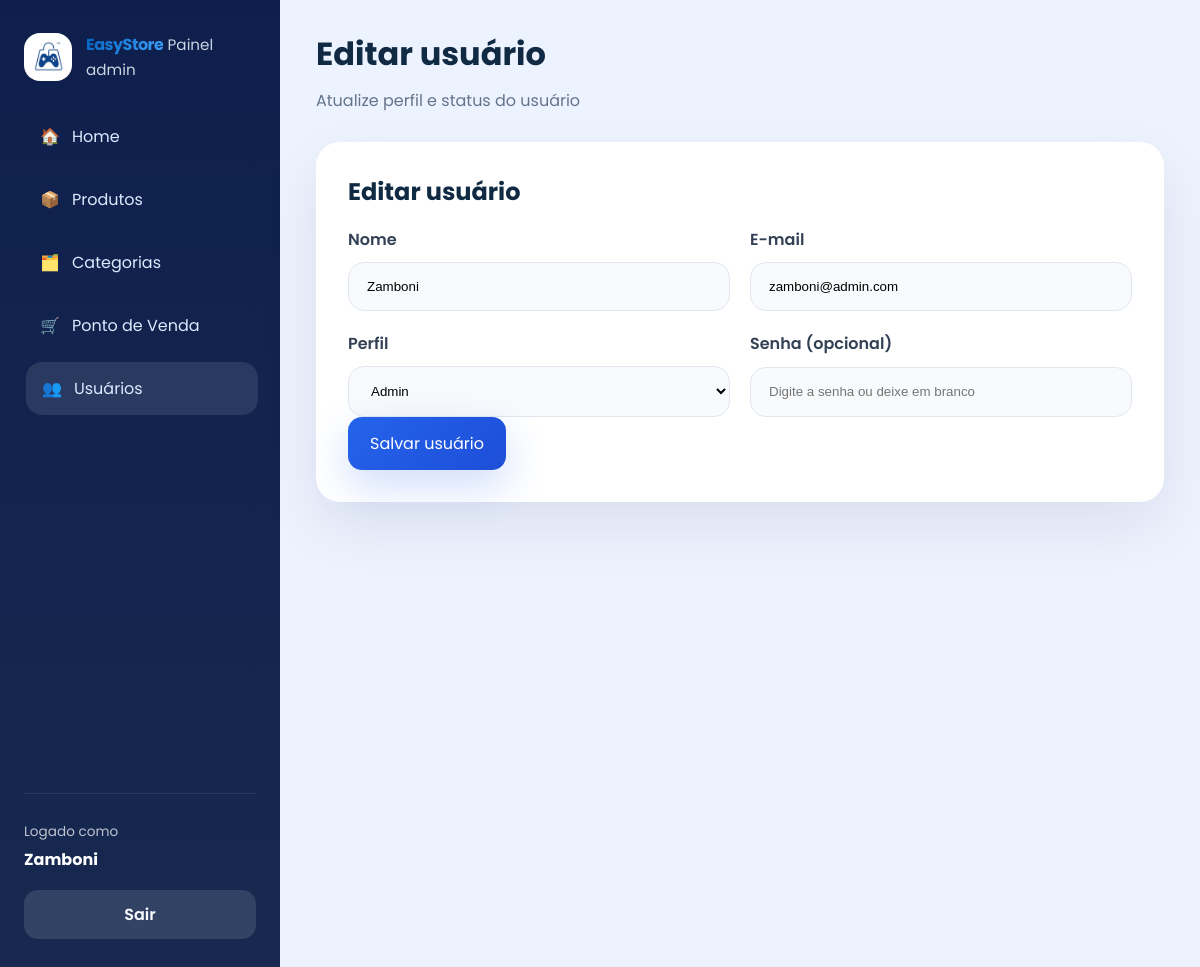
The page /usuarios/1/editar (signed in) on the database its author committed.
### app/models/usuario.py (models this page shows)
class Usuario(Base):
    __tablename__ = "usuarios"
    id = Column(Integer, primary_key=True, autoincrement=True)
    nome = Column(String(167), nullable=False)
    email = Column(String(167), unique=True, index=True, nullable=False)
    senha_hash = Column(String(255), nullable=False)
    role = Column(String(20), nullable=False, default="operador")
    ativo = Column(Boolean, default=True)
    criado_em = Column(DateTime, server_default=func.now())
    xp_total = Column(Integer, nullable=False, default=0)
    nivel = Column(Integer, nullable=False, default=1)
    moedas_resgate = Column(Integer, nullable=False, default=0)

### app/controllers/admin_controller.py (the view)
@router.get("/{usuario_id}/editar")
def tela_editar_usuario(usuario_id: int, request: Request, db: Session = Depends(get_db), admin = Depends(get_admin)):
    usuario = db.query(Usuario).filter(Usuario.id == usuario_id).first()
    return templates.TemplateResponse(
        request,
        "admin/usuarios_form.html",
        {
            "request": request,
            "usuario": admin,
            "usuario": usuario,
            "page_title": "Editar usuário",
            "page_subtitle": "Atualize perfil e status do usuário",
            "css_path": "css/admin.css",
            "active": "usuarios",
        }
    )

### app/templates/admin/usuarios_form.html (shortened to what this page needs)
{% extends "admin/base.html" %}
{% block content %}
<div class="form-card">
  <h2>{% if usuario %}Editar usuário{% else %}Novo usuário{% endif %}</h2>
  <form action="{% if usuario %}/usuarios/{{ usuario.id }}/editar{% else %}/usuarios/novo{% endif %}" method="post">
    <div class="form-grid">
      <div class="input-group">
        <label>Nome</label>
        <input type="text" name="nome" value="{{ usuario.nome if usuario else '' }}" required>
      </div>
      <div class="input-group">
        <label>E-mail</label>
        <input type="email" name="email" value="{{ usuario.email if usuario else '' }}" required>
      </div>
      <div class="input-group">
        <label>Perfil</label>
        <select name="role">
          <option value="admin" {% if usuario and usuario.role == 'admin' %}selected{% endif %}>Admin</option>
        </select>
      </div>
      <div class="input-group">
        <label>Senha {% if usuario %}(opcional){% endif %}</label>
        <input type="password" name="senha" placeholder="Digite a senha{% if usuario %} ou deixe em branco{% endif %}">
      </div>
    </div>
    <button type="submit" class="btn btn-primary">{% if usuario %}Salvar usuário{% else %}Criar usuário{% endif %}</button>
  </form>
</div>
{% endblock %}

### app/templates/admin/base.html (shortened to what this page needs)
<!DOCTYPE html>
<html lang="pt-br">
<head>
  <link rel="stylesheet" href="{{ request.url_for('static', path=css_path) }}">
</head>
<body>
  <div class="admin-layout">
    <aside class="sidebar">
      <div class="brand-block">
        <img src="{{ request.url_for('static', path='img/logo.png') }}" alt="EasyStore" class="brand-logo">
        <div>
          <strong>EasyStore</strong>
          <span>Painel admin</span>
        </div>
      </div>
      <nav class="sidebar-nav">
        <a href="/admin" class="{% if active == 'home' %}active{% endif %}"><span>🏠</span>Home</a>
        <a href="/produtos" class="{% if active == 'produtos' %}active{% endif %}"><span>📦</span>Produtos</a>
        <a href="/categorias" class="{% if active == 'categorias' %}active{% endif %}"><span>🗂️</span>Categorias</a>
        <a href="/admin/pos" class="{% if active == 'pos' %}active{% endif %}"><span>🛒</span>Ponto de Venda</a>
        <a href="/usuarios" class="{% if active == 'usuarios' %}active{% endif %}"><span>👥</span>Usuários</a>
      </nav>
      <div class="sidebar-footer">
        <div class="profile-card">
          <span>Logado como</span>
          <strong>{{ usuario.nome  }}</strong>
        </div>
        <a href="/auth/logout" class="logout-btn">Sair</a>
      </div>
    </aside>
    <main class="admin-content">
      <header class="topbar">
        <div>
          <h1>{{ page_title }}</h1>
          {% if page_subtitle %}
          <p class="subtitle">{{ page_subtitle }}</p>
          {% endif %}
        </div>
      </header>
      <section class="page-body">
        {% block content %}{% endblock %}
      </section>
    </main>
  </div>
</body>
</html>

### app/static/css/admin.css (style rules this page uses)
:root { --bg: #edf2ff; --surface: #ffffff; --surface-soft: #f8fafc; --text: #102a43; --muted: #64748b; --primary: #2563eb; --primary-dark: #1d4ed8; --success: #16a34a; --warning: #f59e0b; --danger: #dc2626; --radius: 24px; --shadow: 0 24px 60px rgba(15, 23, 42, 0.08); --transition: 0.25s ease; --color-dark: #0262bd; --color-primary: #3fa1fc; }
* { box-sizing: border-box; margin: 0; padding: 0; }
html, body { min-height: 100%; background: var(--bg); font-family: 'Poppins', sans-serif; color: var(--text); }
body { overflow-x: hidden; }
a { color: inherit; text-decoration: none; }
button { font: inherit; cursor: pointer; }
.admin-layout { display: grid; grid-template-columns: 280px 1fr; min-height: 100vh; }
.sidebar { background: linear-gradient(180deg, #0e1f4d 0%, #17294f 100%); padding: 32px 24px; display: flex; flex-direction: column; gap: 28px; }
.brand-block { display: flex; gap: 14px; align-items: center; }
.brand-logo { width: 48px; height: 48px; border-radius: 16px; background: #fff; padding: 8px; object-fit: contain; }
.brand-block strong { background: linear-gradient(135deg, var(--color-dark) 0%, var(--color-primary) 100%); -webkit-background-clip: text; -webkit-text-fill-color: transparent; background-clip: text; letter-spacing: -0.5px; }
.brand-block span { color: #cbd5e1; font-size: 0.95rem; }
.sidebar-nav { display: grid; gap: 10px; }
.sidebar-nav a { display: flex; align-items: center; gap: 12px; padding: 14px 16px; border-radius: 16px; color: #dbeafe; transition: background var(--transition), transform var(--transition); }
.sidebar-nav a:hover, .sidebar-nav a.active { background: rgba(255, 255, 255, 0.1); transform: translateX(2px); }
.sidebar-nav span { font-size: 1rem; }
.sidebar-footer { margin-top: 350px; margin-bottom: 0; border-top: 1px solid rgba(255, 255, 255, 0.08); padding-top: 24px; display: flex; flex-direction: column; gap: 18px; }
.profile-card span { color: rgba(255, 255, 255, 0.72); font-size: 0.85rem; }
.profile-card strong { display: block; margin-top: 4px; color: #fff; }
.logout-btn { padding: 12px 14px; border-radius: 14px; background: rgba(255, 255, 255, 0.12); text-align: center; color: #f8fafc; font-weight: 600; }
.admin-content { padding: 30px 36px; }
.topbar { display: flex; justify-content: space-between; align-items: flex-start; gap: 18px; margin-bottom: 28px; }
.topbar h1 { font-size: 2rem; }
.subtitle { margin-top: 10px; color: var(--muted); line-height: 1.6; }
.page-body { display: grid; gap: 24px; }
.btn { display: inline-flex; align-items: center; justify-content: center; padding: 14px 22px; border-radius: 14px; border: none; transition: transform var(--transition), box-shadow var(--transition); }
.btn-primary { background: linear-gradient(135deg, var(--primary), var(--primary-dark)); color: #fff; box-shadow: 0 16px 40px rgba(37, 99, 235, 0.22); }
.card, .table-card, .form-card { background: var(--surface); border-radius: var(--radius); box-shadow: var(--shadow); }
.form-card { padding: 32px; }
.form-card h2 { margin-bottom: 18px; }
.form-grid { display: grid; gap: 20px; grid-template-columns: repeat(2, minmax(0, 1fr)); }
.input-group { display: grid; gap: 10px; }
.input-group label { font-weight: 600; color: #334155; }
.input-group input, .input-group select { width: 100%; padding: 16px 18px; border-radius: 16px; border: 1px solid #e2e8f0; background: #f8fafc; }

### rows shown on the page
Usuario: nome "Zamboni", email "zamboni@admin.com", role "Admin"

### other values the page prints
{{ page_title }} "Editar usuário"
{{ page_subtitle }} "Atualize perfil e status do usuário"
